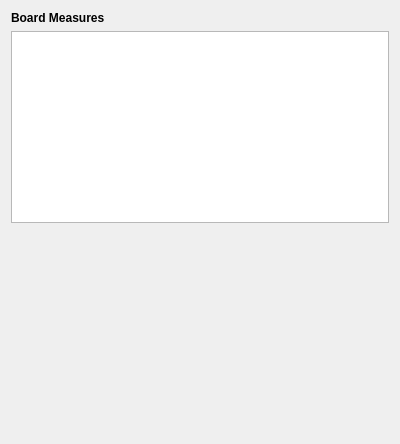
<?xml version="1.0" encoding="UTF-8"?>
<ui version="4.0">
 <class>PH66Status</class>
 <widget class="QWidget" name="PH66Status">
  <property name="geometry">
   <rect>
    <x>0</x>
    <y>0</y>
    <width>400</width>
    <height>444</height>
   </rect>
  </property>
  <property name="windowTitle">
   <string>Form</string>
  </property>
  <layout class="QGridLayout" name="gridLayout">
   <item row="1" column="0">
    <widget class="QLabel" name="MeasuresTitle">
     <property name="text">
      <string>&lt;html&gt;&lt;head/&gt;&lt;body&gt;&lt;p&gt;&lt;span style=&quot; font-weight:600;&quot;&gt;Board Measures&lt;/span&gt;&lt;/p&gt;&lt;/body&gt;&lt;/html&gt;</string>
     </property>
    </widget>
   </item>
   <item row="2" column="0">
    <widget class="QTableView" name="Measures">
     <property name="sizePolicy">
      <sizepolicy hsizetype="Expanding" vsizetype="Minimum">
       <horstretch>0</horstretch>
       <verstretch>0</verstretch>
      </sizepolicy>
     </property>
    </widget>
   </item>
   <item row="3" column="0">
    <spacer name="verticalSpacer">
     <property name="orientation">
      <enum>Qt::Vertical</enum>
     </property>
     <property name="sizeHint" stdset="0">
      <size>
       <width>20</width>
       <height>40</height>
      </size>
     </property>
    </spacer>
   </item>
  </layout>
 </widget>
 <resources/>
 <connections/>
</ui>
